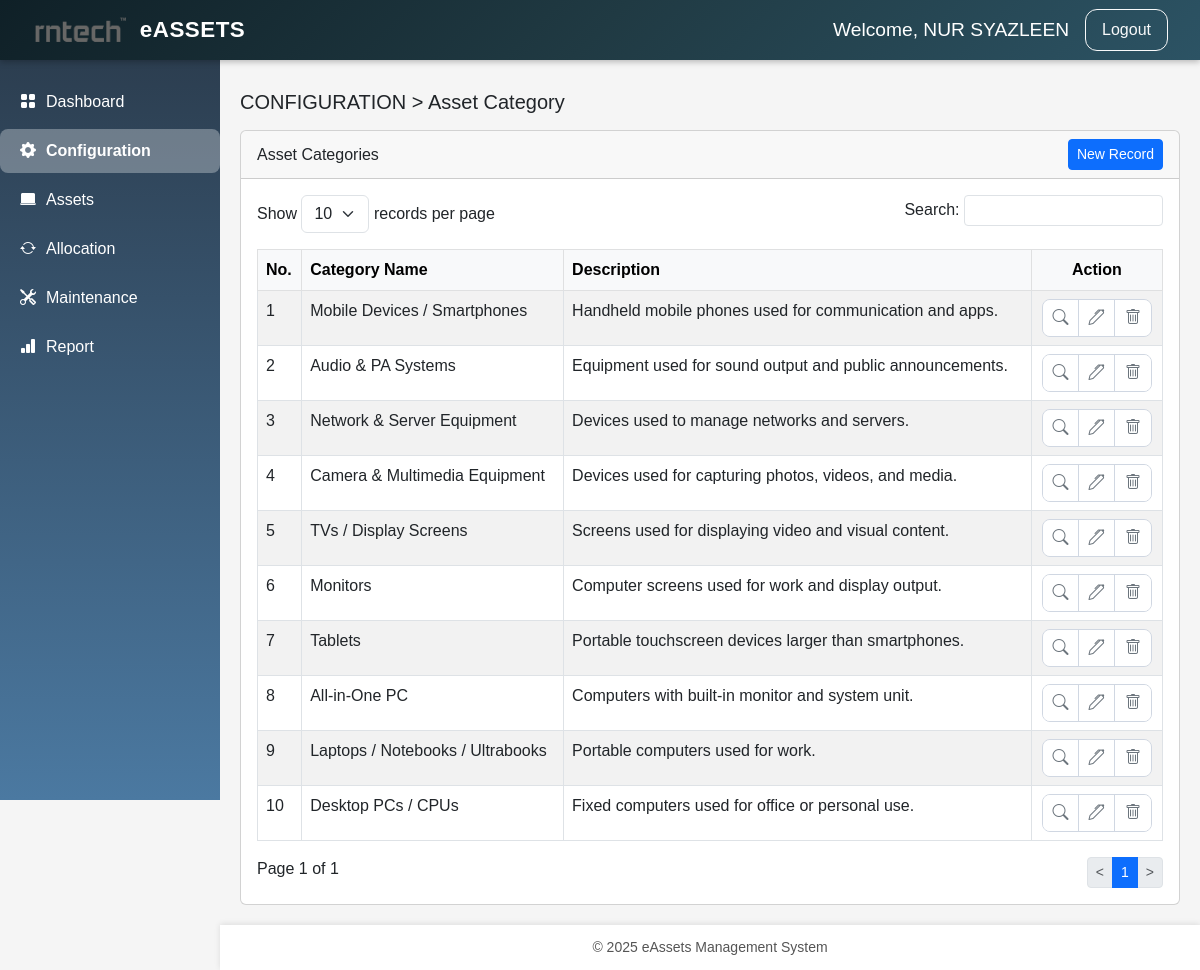
The app's page /config_category.php (signed in) with its own data.
### tables this page shows
CREATE TABLE `asset_categories` (
  `id` int(11) NOT NULL,
  `category_name` varchar(100) NOT NULL,
  `description` text DEFAULT NULL,
  `created_at` timestamp NOT NULL DEFAULT current_timestamp()
);

### config_category.php (the view, shortened to what this page needs)
<?php
require_once 'config/database.php';
try {
    $stmt = $pdo->prepare("SELECT * FROM asset_categories ORDER BY id DESC");
    $stmt->execute();
    $categories = $stmt->fetchAll(PDO::FETCH_ASSOC);
} catch (PDOException $e) {
    die("Error fetching categories: " . $e->getMessage());
}
?>
<!DOCTYPE html>
<html lang="en">
<head>
<link href="https://cdn.jsdelivr.net/npm/bootstrap@5.3.0/dist/css/bootstrap.min.css" rel="stylesheet">
<link href="https://cdn.jsdelivr.net/npm/bootstrap-icons/font/bootstrap-icons.css" rel="stylesheet">
<link href="assets/images/style.css" rel="stylesheet">
</head>
<body>
<?php include 'includes/header.php'; ?>
<?php include 'includes/sidebar.php'; ?>
<div class="main-content">
    <h5>CONFIGURATION &gt; Asset Category</h5>
    <div class="card mt-3">
        <div class="card-header d-flex justify-content-between align-items-center">
            <span>Asset Categories</span>
            <a href="add_category.php" class="btn btn-primary btn-sm">New Record</a>
        </div>
        <div class="card-body">
            <div class="d-flex justify-content-between mb-3">
                <div>
                    Show
                    <select class="form-select d-inline-block w-auto">
                        <option value="10">10</option>
                    </select>
                    records per page
                </div>
                <div>
                    Search: <input type="text" class="form-control form-control-sm d-inline-block w-auto">
                </div>
            </div>
            <table class="table table-bordered table-striped">
                <thead class="table-light">
                    <tr>
                        <th>No.</th>
                        <th>Category Name</th>
                        <th>Description</th>
                        <th class="text-center">Action</th>
                    </tr>
                </thead>
                <tbody>
                    <?php if ($categories): ?>
                        <?php foreach ($categories as $index => $cat): ?>
                        <tr>
                            <td><?= $index + 1 ?></td>
                            <td><?= htmlspecialchars($cat['category_name']) ?></td>
                            <td><?= htmlspecialchars($cat['description'] ?: 'No Description') ?></td>
                            <td class="text-center">
    <div class="action-group mx-auto">
        <a href="view_category.php?id=<?= $cat['id'] ?>" class="action-btn view" title="View">
            <i class="bi bi-search"></i>
        </a>
        <a href="edit_category.php?id=<?= $cat['id'] ?>" class="action-btn edit" title="Edit">
            <i class="bi bi-pen">
</i>
        </a>
        <button type="button"
                class="action-btn delete deleteBtn"
                data-id="<?= $cat['id'] ?>"
                data-name="<?= htmlspecialchars($cat['category_name']) ?>"
                data-bs-toggle="modal"
                data-bs-target="#deleteModal"
                title="Delete">
            <i class="bi bi-trash"></i>
        </button>
    </div>
</td>
                        </tr>
                        <?php endforeach; ?>
                    <?php else: ?>
                        <tr>
                            <td colspan="4" class="text-center">No categories found</td>
                        </tr>
                    <?php endif; ?>
                </tbody>
            </table>
            <div>
                Page 1 of 1
                <nav class="d-inline-block float-end">
                    <ul class="pagination pagination-sm mb-0">
                        <li class="page-item disabled"><a class="page-link" href="#">&lt;</a></li>
                        <li class="page-item active"><a class="page-link" href="#">1</a></li>
                        <li class="page-item disabled"><a class="page-link" href="#">&gt;</a></li>
                    </ul>
                </nav>
            </div>
        </div>
    </div>
</div>
<?php include 'includes/footer.php'; ?>
</body>
</html>

### includes/header.php
<nav class="navbar navbar-expand-lg fixed-top">
    <a class="navbar-brand" href="dashboard.php">
        <img src="assets/images/logo_RNTECH.png" alt="Logo">
        <span class="brand-text">eASSETS</span>
    </a>
    <div class="ms-auto d-flex align-items-center">
        <span>
            Welcome, <?= htmlspecialchars($_SESSION['fullname']); ?>
        </span>
        <a href="logout.php" class="btn btn-outline-light btn-sm">
            Logout
        </a>
    </div>
</nav>

### includes/sidebar.php
<?php
$currentPage = basename($_SERVER['PHP_SELF']);
?>
<div class="sidebar">
    <a href="../dashboard.php" class="<?= $currentPage == 'dashboard.php' ? 'active' : '' ?>">
        <i class="bi bi-grid-fill"></i> Dashboard
    </a>
    <a href="../config_category.php" class="<?= in_array($currentPage, ['config_category.php', 'add_category.php', 'edit_category.php', 'view_category.php']) ? 'active' : '' ?>">
        <i class="bi bi-gear-fill"></i> Configuration
    </a>
    <a href="../asset_list.php" class="<?= $currentPage == 'asset_list.php' ? 'active' : '' ?>">
        <i class="bi bi-laptop-fill"></i> Assets
    </a>
    <a href="../allocation.php" class="<?= $currentPage == 'allocation.php' ? 'active' : '' ?>">
        <i class="bi bi-arrow-repeat"></i> Allocation
    </a>
    <a href="../maintenance.php" class="<?= $currentPage == 'maintenance.php' ? 'active' : '' ?>">
        <i class="bi bi-tools"></i> Maintenance
    </a>
    <a href="../report.php" class="<?= $currentPage == 'report.php' ? 'active' : '' ?>">
        <i class="bi bi-bar-chart-fill"></i> Report
    </a>
</div>

### includes/footer.php
<div class="footer">
    © 2025 eAssets Management System
</div>

### assets/images/style.css (style rules this page uses)
.sidebar a.active { background: rgba(255, 255, 255, 0.3); font-weight: bold; }
.main-content { margin-left: 220px; padding: 90px 20px 20px; flex: 1 0 auto; }
body { display: flex; flex-direction: column; min-height: 100vh; margin: 0; font-family: 'Poppins', sans-serif; background-color: #f5f5f5; }
.navbar { box-shadow: 0 2px 6px rgba(0,0,0,0.25); height: 60px; background: linear-gradient(135deg, #0f2027, #203a43, #2c5364); padding: 0 2rem; }
.navbar .navbar-brand { font-size: 2rem; display: flex; align-items: center; }
.navbar .navbar-brand img { height: 55px; margin-right: 10px; }
.navbar .brand-text { font-size: 1.4rem; font-weight: 600; letter-spacing: 0.5px; color: #fff; }
.navbar .ms-auto span { font-size: 1.2rem; color: #fff; margin-right: 1rem; }
.navbar .btn-outline-light { padding: 0.5rem 1rem; font-size: 1rem; border-radius: 12px; }
.sidebar { height: calc(100vh - 60px); width: 220px; position: fixed; top: 60px; left: 0; background: linear-gradient(180deg, #2c3e50, #4b79a1); padding-top: 20px; }
.sidebar a { display: flex; align-items: center; padding: 10px 20px; color: #fff; text-decoration: none; border-radius: 8px; margin-bottom: 5px; transition: 0.3s; }
.sidebar i { margin-right: 10px; }
.footer { margin-left: 220px; width: auto; background: #fff; padding: 12px; text-align: center; font-size: 14px; color: #555; box-shadow: 0 -1px 6px rgba(0,0,0,0.1); flex-shrink: 0; }
.action-group { display: inline-flex; border: 1px solid #d0d7e2; border-radius: 8px; overflow: hidden; }
.action-btn { width: 36px; height: 36px; border: none; background: #fff; display: flex; align-items: center; justify-content: center; color: #6c757d; transition: all 0.2s ease; }
.action-btn:not(:last-child) { border-right: 1px solid #d0d7e2; }

### config_category.php (style rules this page uses)
body { font-family: 'Poppins', sans-serif; background-color: #f5f5f5; }

### records on screen
asset_categories: category_name "Mobile Devices / Smartphones", description "Handheld mobile phones used for communication and apps."
asset_categories: category_name "Audio & PA Systems", description "Equipment used for sound output and public announcements."
asset_categories: category_name "Network & Server Equipment", description "Devices used to manage networks and servers."
asset_categories: category_name "Camera & Multimedia Equipment", description "Devices used for capturing photos, videos, and media."
asset_categories: category_name "TVs / Display Screens", description "Screens used for displaying video and visual content."
asset_categories: category_name "Monitors", description "Computer screens used for work and display output."
asset_categories: category_name "Tablets", description "Portable touchscreen devices larger than smartphones."
asset_categories: category_name "All-in-One PC", description "Computers with built-in monitor and system unit."
asset_categories: category_name "Laptops / Notebooks / Ultrabooks", description "Portable computers used for work."
asset_categories: category_name "Desktop PCs / CPUs", description "Fixed computers used for office or personal use."

### other values on screen
$_SESSION['fullname'] "NUR SYAZLEEN"
